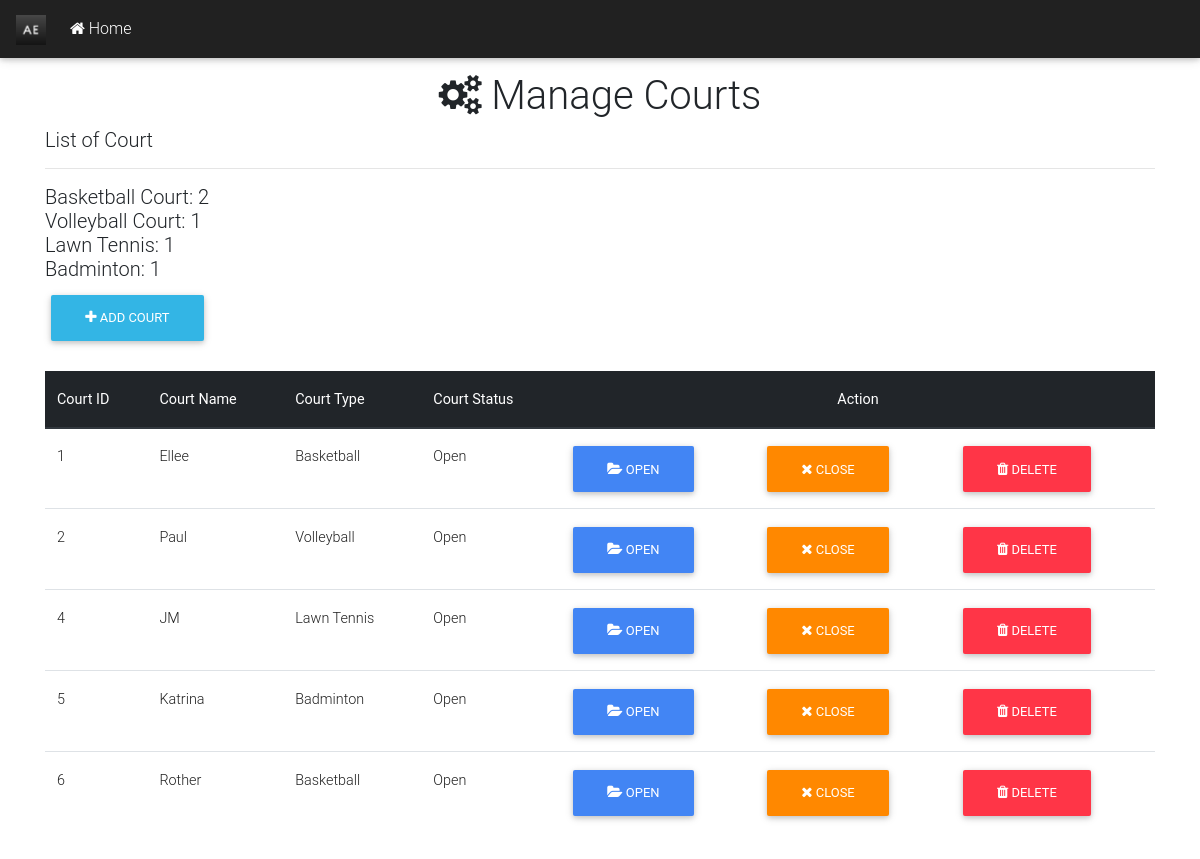
Screenshot of /admin-manage-courts.php (signed in) with the database file from the repository.
### tables this page shows
CREATE TABLE `court` (
  `CourtID` int(11) NOT NULL,
  `CourtName` varchar(100) NOT NULL,
  `CourtType` varchar(50) NOT NULL,
  `CourtStatus` varchar(100) NOT NULL
);

### session.php (called while the page is built, shortened)
<?php
	include ('connection.php');
	$account_check = htmlspecialchars($_SESSION['login_account']);
	$ses_sql = mysqli_query($conn, "SELECT * FROM accounts WHERE Username = '$account_check'");
	$ses_row = mysqli_fetch_assoc($ses_sql);
	$type = htmlspecialchars($ses_row['Type']);
?>

### admin-manage-courts.php (the view, shortened to what this page needs)
<!DOCTYPE html>
<?php
	include('connection.php');
	include('session.php');
?>
<html>
<?php include('library/html/header.php');  ?>
<body>
	<?php include('library/html/navbar2.php');
		  include('library/modals/addCourtModal.php');
	?>
	<?php
		$bball_sql = mysqli_query($conn, "SELECT CourtID FROM court WHERE CourtType = 'Basketball'");
		$bball_count = mysqli_num_rows($bball_sql);
		$vball_sql = mysqli_query($conn, "SELECT CourtID FROM court WHERE CourtType = 'Volleyball'");
		$vball_count = mysqli_num_rows($vball_sql);
		$lawnTennis_sql = mysqli_query($conn, "SELECT CourtID FROM court WHERE CourtType = 'Lawn Tennis'");
		$lawnTennis_count = mysqli_num_rows($lawnTennis_sql);
		$badminton_sql = mysqli_query($conn, "SELECT CourtID FROM court WHERE CourtType = 'Badminton'");
		$badminton_count = mysqli_num_rows($badminton_sql);
	?>
	<div class="container">
		<div class="page-header">
			<h1 class="text-center"><span class="fa fa-gears"></span> Manage Courts</h1>
			<h5>List of Court <br>
			<hr>
			Basketball Court: <?php echo $bball_count; ?> <br>
			Volleyball Court: <?php echo $vball_count; ?>  <br>
			Lawn Tennis: <?php echo $lawnTennis_count; ?> <br>
		    Badminton: <?php echo $badminton_count; ?> </h5>
			<a class="btn btn-info" data-toggle="modal" data-target="#addCourtModal"><span class="fa fa-plus"></span> Add Court</a>
		</div>
		<br>
       	<div class="table-responsive">
			<table class="table table-hover text-dark">
				<thead class="thead-dark">
					<tr>
						<th>Court ID</th>
						<th>Court Name</th>
						<th>Court Type</th>
						<th>Court Status</th>
						<th colspan="3" class="text-center">Action</th>
					</tr>
				</thead>
				<tbody>
					<?php
						$disp_court = "SELECT * FROM court";
						$disp_court_res = mysqli_query($conn, $disp_court);
						if (mysqli_num_rows($disp_court_res) > 0) {
							while ($disp_court_row = mysqli_fetch_assoc($disp_court_res)) {
								echo "<tr>
									<td>".$disp_court_row['CourtID']."</td>
									<td>".$disp_court_row['CourtName']."</td>
									<td>".$disp_court_row['CourtType']."</td>
									<td>".$disp_court_row['CourtStatus']."</td>
									<div class='row'>
									<td><a class='btn btn-primary' href='actions.php?open=".$disp_court_row['CourtID']."'><span class='fa fa-folder-open'></span> Open</a></td>
									<td><a class='btn btn-warning' href='actions.php?close=".$disp_court_row['CourtID']."'><span class='fa fa-close'></span> Close</a></td>
									<td><a class='btn btn-danger' href='actions.php?del_court=".$disp_court_row['CourtID']."'><span class='fa fa-trash'></span> Delete</a></td>
									</div>
								</tr>";
							}
						} else {
							echo "<tr><td colspan='11'><h3 class='alert alert-warning text-center'>
                            <span class='fa fa-info-circle'></span> No Courts Found</h3></td></tr>";
						}
					?>
				</tbody>
			</table>
   	</div>
	</div>
</body>
</html>

### library/html/header.php
<?php
	echo '
<head>
	<meta charset="utf-8">
	<meta name="viewport" content="width=device-width, initial-scale=1.0">
	<meta http-equiv="Content-Type" content="IE=edge">
	<meta name="author" content="AE Sports">
	<meta name="description" content="Online Court Reservation">
	<title>AE Sports</title>
	<link rel="stylesheet" type="text/css" href="design.css">
	<link rel="stylesheet"  href="css/bootstrap.min.css" />
	<link rel="stylesheet"  href="css/bootstrap.css" />
	<link rel="stylesheet" href="css/mdb.min.css">
	<link rel="icon" href="image/icon.jpg">
	<link rel="stylesheet" href="https://cdnjs.cloudflare.com/ajax/libs/font-awesome/4.7.0/css/font-awesome.min.css">
</head>';
?>

### library/html/navbar2.php (shortened to what this page needs)
<?php
	if ($type == "Admin") {
	echo '
<nav class="navbar navbar-expand-lg navbar-light fixed-top bg-dark">
		<a class="navbar-brand" href="#"><img src="image/icon.jpg" height="30" width="30"></a>
		<button class="navbar-toggler bg-secondary" type="button" data-toggle="collapse" data-target="#navbar" aria-controls="navbar" aria-expanded="false" aria-label="Toggle navigation">
			<span class="navbar-toggler-icon"></span>
		</button>
		<div class="collapse navbar-collapse" id="navbar">
			<div class="navbar-nav">
				<a class="nav-item nav-link active text-white" href="admin-dashboard.php"><span class="fa fa-home"></span>&nbsp;Home<span class="sr-only">(current)</span></a>
			</div>
		</div>
	</nav><br><br><br>';
}
?>

### CSS/design.css (style rules this page uses)
html, body, header, .jarallax { height: 95vh; background-attachment: fixed; background-position: center; background-repeat: no-repeat; background-size: cover; }
html, body, header, .intro-2 { height: 550px; }
nav a { text-decoration: none; color: white; }
body { min-height:200vh; }

### rows the page displays
court: CourtID "1", CourtName "Ellee", CourtType "Basketball", CourtStatus "Open"
court: CourtID "2", CourtName "Paul", CourtType "Volleyball", CourtStatus "Open"
court: CourtID "4", CourtName "JM", CourtType "Lawn Tennis", CourtStatus "Open"
court: CourtID "5", CourtName "Katrina", CourtType "Badminton", CourtStatus "Open"
court: CourtID "6", CourtName "Rother", CourtType "Basketball", CourtStatus "Open"

### other values shown
$bball_count "2"
$vball_count "1"
$lawnTennis_count "1"
$badminton_count "1"
